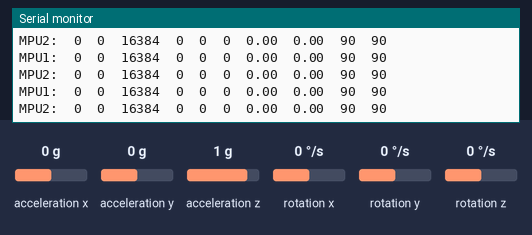
A sketch run on a simulated Arduino Uno, built with avr-gcc and run on an emulated ATmega328P. On the bench: the last lines printed to the serial monitor. Inputs (shaded band) come from the test bench; at power-on: acceleration x 0 g, acceleration y 0 g, acceleration z 1 g, rotation x 0 °/s, rotation y 0 °/s, rotation z 0 °/s.

Above: at 1.2 s.
1.3 s: acceleration x set to -0.2 g
At 2.2 s:
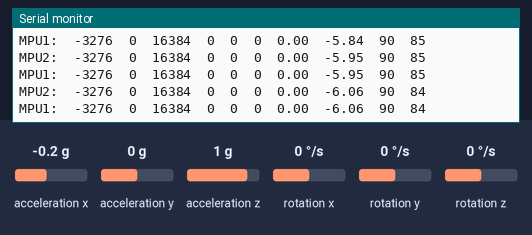
4.3 s: acceleration y set to -1.4 g
At 5.1 s:
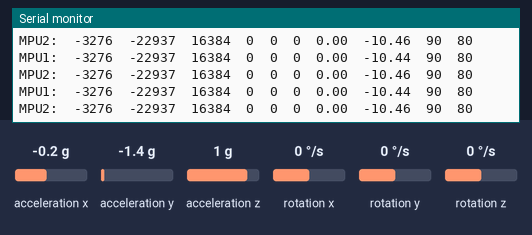
7.3 s: acceleration z set to -1.4 g
At 7.9 s:
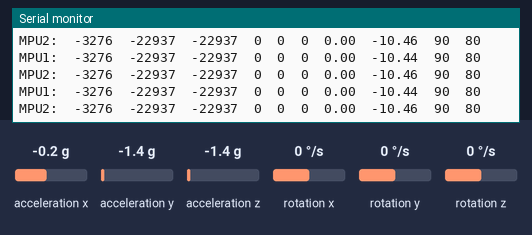
10.3 s: rotation x set to -192 °/s
At 11.0 s:
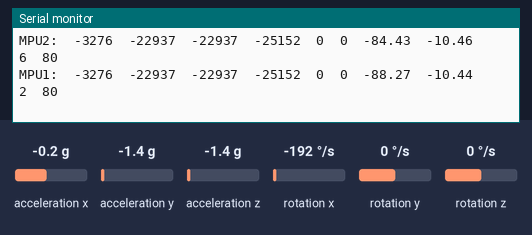
13.3 s: rotation y set to -192 °/s
At 13.8 s:
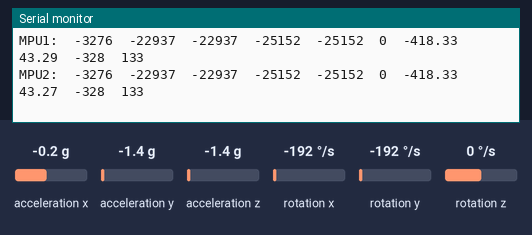
16.3 s: rotation z set to 100 °/s
At 16.9 s:
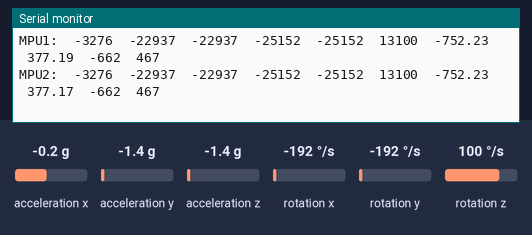

Measured:
- after the input at 1.3 s, the serial monitor: prints a new line at once (image 1)
- after the input at 7.3 s, the serial monitor: prints a new line at once (image 3)
- after the input at 10.3 s, the serial monitor: prints a new line at once (image 4)

The sketch:

transmitter_1.ino
```cpp
#include <SoftwareSerial.h>

SoftwareSerial mySerial(10, 11); // RX, TX

#include "Wire.h"
#include "I2Cdev.h"
#include "MPU6050.h"
#define ACCELEROMETER_SENSITIVITY 8192.0
#define GYROSCOPE_SENSITIVITY 65.536
#define M_PI 3.14159265359
#define dt 0.01

MPU6050 IC1(0x68);
MPU6050 IC2(0x69);

int16_t ax1, ay1, az1;
int16_t gx1, gy1, gz1;
int16_t ax2, ay2, az2;
int16_t gx2, gy2, gz2;

bool blinkState = false;

int val1=0,val2=0,val3=0,val4=0;

void setup()
 {
  Wire.begin();
  Serial.begin(38400);
  IC1.initialize();
  IC2.initialize();
   mySerial.begin(38400);

  Serial.println(IC1.testConnection() ? "MPU6050 #1 connection     successful" : "MPU6050 connection failed");
  Serial.println(IC2.testConnection() ? "MPU6050 #2 connection     successful" : "MPU6050 connection failed");

}
  void loop()
 {  static float roll1;
    static float pitch1;
    int16_t accData1[3];
    int16_t gyrData1[3];

    static float roll2;
    static float pitch2;
    int16_t accData2[3];
    int16_t gyrData2[3];


    IC1.getMotion6(&accData1[0], &accData1[1], &accData1[2], &gyrData1[0], &gyrData1[1], &gyrData1[2]);
    IC2.getMotion6(&accData2[0], &accData2[1], &accData2[2], &gyrData2[0], &gyrData2[1], &gyrData2[2]);
    ComplementaryFilter1((short int*)accData1, (short int*)gyrData1, &pitch1, &roll1);
    ComplementaryFilter2((short int*)accData2, (short int*)gyrData2, &pitch2, &roll2);

    val1=map(pitch1,-90,90,0,180);
    val2=map(roll1,-90,90,0,180);
    val3=map(pitch2,-90,90,0,180);
    val4=map(roll2,-90,90,0,180);


    Serial.print("MPU1:\t");
    Serial.print(accData1[0]);
    Serial.print("\t");
    Serial.print(accData1[1]);
    Serial.print("\t");
    Serial.print(accData1[2]);
    Serial.print("\t");
    Serial.print(gyrData1[0]);
    Serial.print("\t");
    Serial.print(gyrData1[1]);
    Serial.print("\t");
    Serial.print(gyrData1[2]);
    Serial.print("\t");
    Serial.print(pitch1);
    Serial.print("\t");
    Serial.print(roll1);
    Serial.print("\t");
    Serial.print(val1);
    Serial.print("\t");
    Serial.print(val2);
    Serial.println("\t");


    Serial.print("MPU2:\t");
    Serial.print(accData2[0]);
    Serial.print("\t");
    Serial.print(accData2[1]);
    Serial.print("\t");
    Serial.print(accData2[2]);
    Serial.print("\t");
    Serial.print(gyrData2[0]);
    Serial.print("\t");
    Serial.print(gyrData2[1]);
    Serial.print("\t");
    Serial.print(gyrData2[2]);
    Serial.print("\t");
    Serial.print(pitch2);
    Serial.print("\t");
    Serial.print(roll2);
    Serial.print("\t");
    Serial.print(val3);
    Serial.print("\t");
    Serial.print(val4);
    Serial.println("\t");


    if(val1>0 && val1<180 && val2>0 && val2<180 && val3>0 && val3<180 && val4>0 && val4<180)
      {
        mySerial.write(111); mySerial.write(val1);
        mySerial.write(222); mySerial.write(val2);
        mySerial.write(333); mySerial.write(val3);
        mySerial.write(444); mySerial.write(val4);
      }

   }
   void ComplementaryFilter1(short accData1[3], short gyrData1[3], float *pitch1, float *roll1)
{
    float pitchAcc1, rollAcc1;

    // Integrate the gyroscope data -> int(angularSpeed) = angle
    *pitch1 += ((float)gyrData1[0] / GYROSCOPE_SENSITIVITY) * dt; // Angle around the X-axis
    *roll1 -= ((float)gyrData1[1] / GYROSCOPE_SENSITIVITY) * dt;    // Angle around the Y-axis

    // Compensate for drift with accelerometer data if !bullshit
    // Sensitivity = -2 to 2 G at 16Bit -> 2G = 32768 && 0.5G = 8192
    int forceMagnitudeApprox = abs(accData1[0]) + abs(accData1[1]) + abs(accData1[2]);
    if (forceMagnitudeApprox > 8192 && forceMagnitudeApprox < 32768)
    {
  // Turning around the X axis results in a vector on the Y-axis
        pitchAcc1 = atan2((float)accData1[1], (float)accData1[2]) * 180 / M_PI;
        *pitch1 = *pitch1 * 0.98 + pitchAcc1 * 0.02;

  // Turning around the Y axis results in a vector on the X-axis
        rollAcc1 = atan2((float)accData1[0], (float)accData1[2]) * 180 / M_PI;
        *roll1 = *roll1 * 0.98 + rollAcc1 * 0.02;
    }
}
   void ComplementaryFilter2(short accData2[3], short gyrData2[3], float *pitch2, float *roll2)
{
    float pitchAcc2, rollAcc2;

    // Integrate the gyroscope data -> int(angularSpeed) = angle
    *pitch2 += ((float)gyrData2[0] / GYROSCOPE_SENSITIVITY) * dt; // Angle around the X-axis
    *roll2 -= ((float)gyrData2[1] / GYROSCOPE_SENSITIVITY) * dt;    // Angle around the Y-axis

    // Compensate for drift with accelerometer data if !bullshit
    // Sensitivity = -2 to 2 G at 16Bit -> 2G = 32768 && 0.5G = 8192
    int forceMagnitudeApprox = abs(accData2[0]) + abs(accData2[1]) + abs(accData2[2]);
    if (forceMagnitudeApprox > 8192 && forceMagnitudeApprox < 32768)
    {
  // Turning around the X axis results in a vector on the Y-axis
        pitchAcc2 = atan2((float)accData2[1], (float)accData2[2]) * 180 / M_PI;
        *pitch2 = *pitch2 * 0.98 + pitchAcc2 * 0.02;

  // Turning around the Y axis results in a vector on the X-axis
        rollAcc2 = atan2((float)accData2[0], (float)accData2[2]) * 180 / M_PI;
        *roll2 = *roll2 * 0.98 + rollAcc2 * 0.02;
    }
}
```
